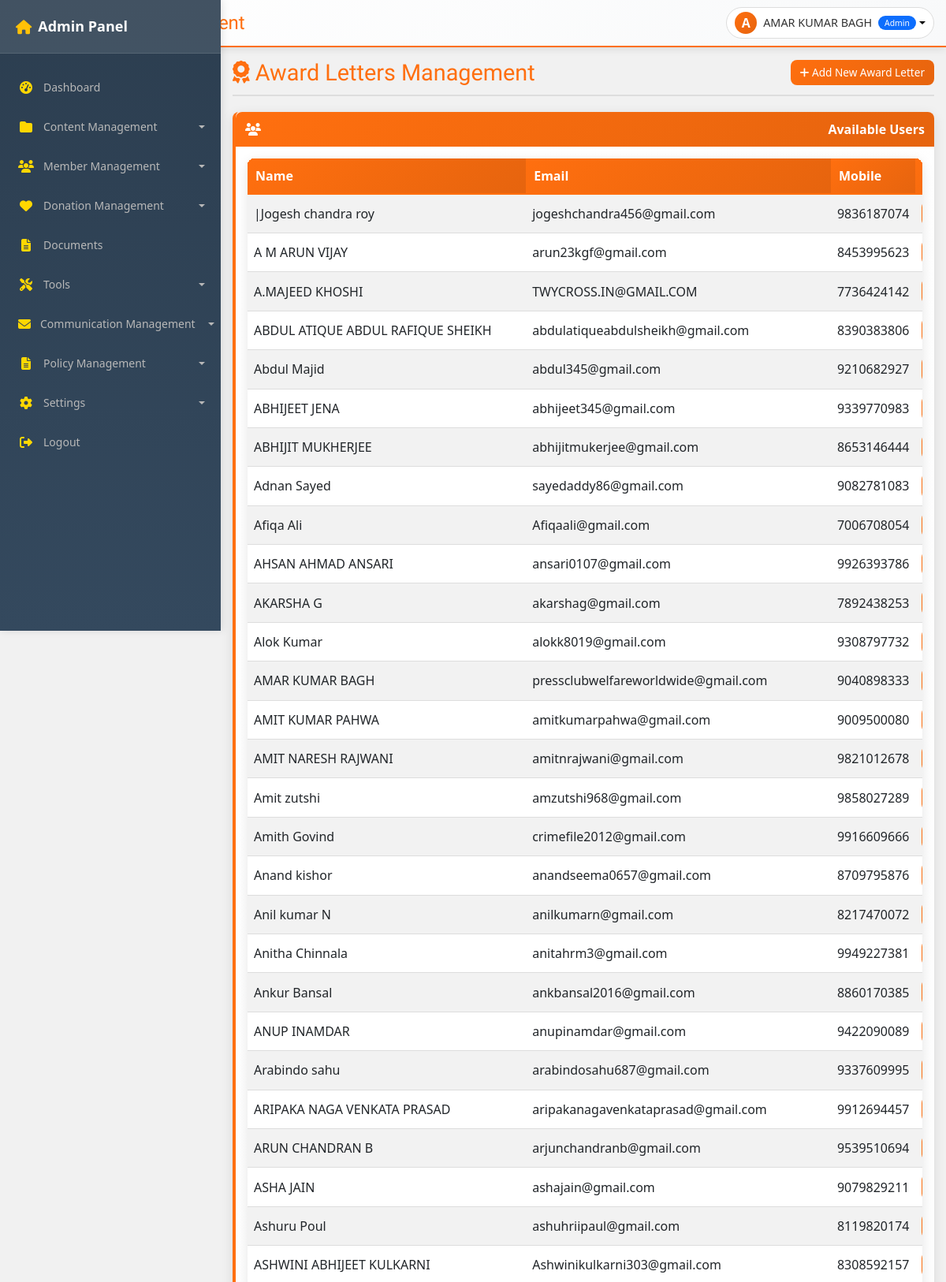
Page /admin/awards_letters.php (signed in, upper part) on the committed database.
### tables this page shows
CREATE TABLE `users` (
  `id` int(11) NOT NULL,
  `name` varchar(255) NOT NULL,
  `email` varchar(255) NOT NULL,
  `password` varchar(255) DEFAULT NULL,
  `mobile` varchar(15) NOT NULL,
  `gender` enum('Male','Female','Other') NOT NULL,
  `dob` date NOT NULL,
  `sdw_type` enum('S/O','D/O','W/O') NOT NULL,
  `sdw_name` varchar(255) NOT NULL,
  `profession` varchar(100) DEFAULT NULL,
  `designation` varchar(255) DEFAULT NULL,
  `blood_group` varchar(5) DEFAULT NULL,
  `aadhar` varchar(12) NOT NULL,
  `state` varchar(100) NOT NULL,
  `district` varchar(100) NOT NULL,
  `address` text NOT NULL,
  `pincode` varchar(6) NOT NULL,
  `membership_type` enum('active','gram_panchayat','block','tehsil','district','mandal','state','national') NOT NULL,
  `profile_image` varchar(255) DEFAULT NULL,
  `aadhar_front` varchar(255) DEFAULT NULL,
  `aadhar_back` varchar(255) DEFAULT NULL,
  `payment_id` varchar(100) DEFAULT NULL,
  `order_id` varchar(100) DEFAULT NULL,
  `payment_proof` varchar(255) DEFAULT NULL,
  `payment_method` enum('online','offline') DEFAULT NULL,
  `registration_id` varchar(20) DEFAULT NULL,
  `status` enum('pending','approved','rejected') DEFAULT 'pending',
  `valid_until` date DEFAULT NULL,
  `user_type` enum('member','coordinator','admin') DEFAULT 'member',
  `created_by` int(11) DEFAULT NULL,
  `created_at` timestamp NOT NULL DEFAULT current_timestamp(),
  `working_area` text DEFAULT NULL,
  `id_card_photo` varchar(255) DEFAULT NULL,
  `updated_at` datetime DEFAULT NULL,
  `valid_from` date DEFAULT NULL
);

### admin/awards_letters.php (the view, shortened to what this page needs)
<?php
$action = isset($_GET['action']) ? sanitizeInput($_GET['action']) : 'list';
$letter = [];
$active_awards = [];
$active_venues = [];
include 'includes/header.php';
?>
<?php include 'includes/sidebar.php'; ?>
<div class="admin-content">
    <?php include 'includes/topbar.php'; ?>
    <div class="main-content">
        <div class="page-header">
            <h1 class="page-title">
                <?php if ($action === 'add'): ?>
                    <i class="fas fa-plus"></i> Add New Award Letter
                <?php elseif ($action === 'edit'): ?>
                    <i class="fas fa-edit"></i> Edit Award Letter
                <?php else: ?>
                    <i class="fas fa-award"></i> Award Letters Management
                <?php endif; ?>
            </h1>
            <div class="page-actions">
                <?php if ($action === 'add' || $action === 'edit'): ?>
                    <a href="awards_letters.php" class="btn btn-secondary">
                        <i class="fas fa-arrow-left"></i> Back
                    </a>
                <?php else: ?>
                    <a href="awards_letters.php?action=add" class="btn btn-primary">
                        <i class="fas fa-plus"></i> Add New Award Letter
                    </a>
                <?php endif; ?>
            </div>
        </div>
        <?php if ($action === 'add' || $action === 'edit'): ?>
            <div class="admin-card">
                <div class="card-header">
                    <i class="fas fa-<?php echo $action === 'add' ? 'plus' : 'edit'; ?>"></i> <?php echo ($action === 'add') ? "Add New Award Letter" : "Edit Award Letter"; ?>
                </div>
                <div class="card-body">
                    <form method="post">
                        <input type="hidden" name="action" value="<?php echo $action; ?>">
                        <input type="hidden" name="csrf_token" value="<?php echo generateCSRF(); ?>">
                        <?php if ($action === 'edit'): ?>
                            <input type="hidden" name="letter_id" value="<?php echo $letter['id']; ?>">
                        <?php endif; ?>
                        <div class="row mb-3">
                            <div class="col-md-6">
                                <label for="user_id" class="form-label">Select User <span class="text-danger">*</span></label>
                                <?php if ($action === 'edit'): ?>
                                    <input type="hidden" name="user_id" value="<?php echo $letter['user_id']; ?>">
                                    <input type="text" class="form-control" disabled value="<?php echo htmlspecialchars($letter['user_name'] ?? ''); ?>">
                                <?php else: ?>
                                    <select class="form-select" id="user_id" name="user_id" required>
                                        <option value="">-- Select User --</option>
                                        <?php
                                        try {
                                            $userStmt = $db->query("SELECT id, name FROM users WHERE status = 'approved' ORDER BY name");
                                            $users = $userStmt->fetchAll(PDO::FETCH_ASSOC);
                                            foreach ($users as $user) {
                                                $selected = (isset($letter['user_id']) && $letter['user_id'] == $user['id']) ? 'selected' : '';
                                                echo "<option value='{$user['id']}' $selected>" . htmlspecialchars($user['name']) . "</option>";
                                            }
                                        } catch (Exception $e) {
                                            echo "<option value=''>Error loading users</option>";
                                        }
                                        ?>
                                    </select>
                                <?php endif; ?>
                            </div>
                            <div class="col-md-6">
                                <label for="recipient_name" class="form-label">Recipient Name <span class="text-danger">*</span></label>
                                <input type="text" class="form-control" id="recipient_name" name="recipient_name" required
                                       value="<?php echo htmlspecialchars($letter['recipient_name'] ?? ''); ?>">
                            </div>
                        </div>
                        <div class="row mb-3">
                            <div class="col-md-12">
                                <label for="recipient_address" class="form-label">Recipient Address <span class="text-danger">*</span></label>
                                <textarea class="form-control" id="recipient_address" name="recipient_address" required rows="3" placeholder="Enter full address for the letterhead"><?php echo htmlspecialchars($letter['recipient_address'] ?? ''); ?></textarea>
                            </div>
                        </div>
                        <div class="row mb-3">
                            <div class="col-md-6">
                                <label for="award_title" class="form-label">Award Title <span class="text-danger">*</span></label>
                                <select class="form-select" id="award_title" name="award_title" required>
                                    <option value="">-- Select Award Title --</option>
                                    <?php foreach ($active_awards as $award): ?>
                                        <option value="<?php echo htmlspecialchars($award['award_name']); ?>"
                                            <?php echo (isset($letter['award_title']) && strcasecmp($letter['award_title'], $award['award_name']) == 0) ? 'selected' : ''; ?>>
                                            <?php echo htmlspecialchars($award['award_name']); ?>
                                        </option>
                                    <?php endforeach; ?>
                                </select>
                            </div>
                            <div class="col-md-6">
                                <label for="field_of_contribution" class="form-label">Field of Contribution <span class="text-danger">*</span></label>
                                <input type="text" class="form-control" id="field_of_contribution" name="field_of_contribution" required
                                       value="<?php echo htmlspecialchars($letter['field_of_contribution'] ?? ''); ?>" placeholder="e.g., Social Work, Education, etc.">
                            </div>
                        </div>
                        <div class="row mb-3">
                            <div class="col-md-4">
                                <label for="issue_date" class="form-label">Letter Issue Date <span class="text-danger">*</span></label>
                                <input type="date" class="form-control" id="issue_date" name="issue_date" required
                                       value="<?php echo htmlspecialchars($letter['issue_date'] ?? ''); ?>">
                            </div>
                            <div class="col-md-4">
                                <label for="ceremony_date" class="form-label">Ceremony Date <span class="text-danger">*</span></label>
                                <input type="date" class="form-control" id="ceremony_date" name="ceremony_date" required
                                       value="<?php echo htmlspecialchars($letter['ceremony_date'] ?? ''); ?>">
                            </div>
                            <div class="col-md-4">
                                <label for="ceremony_location" class="form-label">Ceremony Location <span class="text-danger">*</span></label>
                                <select class="form-select" id="ceremony_location" name="ceremony_location" required>
                                    <option value="">-- Select Venue --</option>
                                    <?php foreach ($active_venues as $venue): ?>
                                        <option value="<?php echo htmlspecialchars($venue['venue_name']); ?>"
                                            <?php echo (isset($letter['ceremony_location']) && $letter['ceremony_location'] == $venue['venue_name']) ? 'selected' : ''; ?>>
                                            <?php echo htmlspecialchars($venue['venue_name']); ?>
                                        </option>
                                    <?php endforeach; ?>
                                </select>
                            </div>
                        </div>
                        <div class="row mb-3">
                            <div class="col-md-6">
                                <label for="status" class="form-label">Status <span class="text-danger">*</span></label>
                                <select class="form-select" id="status" name="status" required>
                                    <option value="active" <?php echo (isset($letter['status']) && $letter['status'] == 'active') ? 'selected' : ''; ?>>Active</option>
                                    <option value="inactive" <?php echo (isset($letter['status']) && $letter['status'] == 'inactive') ? 'selected' : ''; ?>>Inactive</option>
                                </select>
                            </div>
                        </div>
                        <div class="mt-4">
                            <button type="submit" class="btn btn-primary">
                                <i class="fas fa-save"></i> <?php echo ($action === 'add') ? "Create Award Letter" : "Update Letter"; ?>
                            </button>
                            <a href="awards_letters.php" class="btn btn-secondary">
                                <i class="fas fa-times"></i> Cancel
                            </a>
                        </div>
                    </form>
                </div>
            </div>
        <?php else: ?>
            <div class="admin-card mb-4">
                <div class="card-header">
                    <i class="fas fa-users"></i> Available Users
                </div>
                <div class="card-body">
                    <div class="table-responsive">
                        <table class="table table-striped table-hover">
                            <thead>
                                <tr>
                                    <th>Name</th>
                                    <th>Email</th>
                                    <th>Mobile</th>
                                    <th>Actions</th>
                                </tr>
                            </thead>
                            <tbody>
                                <?php
                                try {
                                    $userStmt = $db->query("SELECT id, name, email, mobile FROM users WHERE status = 'approved' ORDER BY name");
                                    $users = $userStmt->fetchAll(PDO::FETCH_ASSOC);
                                    foreach ($users as $user):
                                ?>
                                        <tr>
                                            <td><?php echo htmlspecialchars($user['name']); ?></td>
                                            <td><?php echo htmlspecialchars($user['email'] ?? '-'); ?></td>
                                            <td><?php echo htmlspecialchars($user['mobile']); ?></td>
                                            <td>
                                            </td>
                                        </tr>
                                <?php
                                    endforeach;
                                } catch (Exception $e) {
                                }
                                ?>
                            </tbody>
                        </table>
                    </div>
                </div>
            </div>
        <?php endif; ?>
    </div>
</div>
<?php include 'includes/footer.php'; ?>

### rows in the picture
users: name "|Jogesh chandra roy", email "jogeshchandra456@gmail.com", mobile "9836187074"
users: name "A M ARUN VIJAY", email "arun23kgf@gmail.com", mobile "8453995623"
users: name "A.MAJEED KHOSHI", email "TWYCROSS.IN@GMAIL.COM", mobile "7736424142"
users: name "ABDUL ATIQUE ABDUL RAFIQUE SHEIKH", email "abdulatiqueabdulsheikh@gmail.com", mobile "8390383806"
users: name "Abdul Majid", email "abdul345@gmail.com", mobile "9210682927"
users: name "ABHIJEET JENA", email "abhijeet345@gmail.com", mobile "9339770983"
users: name "ABHIJIT MUKHERJEE", email "abhijitmukerjee@gmail.com", mobile "8653146444"
users: name "Adnan Sayed", email "sayedaddy86@gmail.com", mobile "9082781083"
users: name "Afiqa Ali", email "Afiqaali@gmail.com", mobile "7006708054"
users: name "AHSAN AHMAD ANSARI", email "ansari0107@gmail.com", mobile "9926393786"
users: name "AKARSHA G", email "akarshag@gmail.com", mobile "7892438253"
users: name "Alok Kumar", email "alokk8019@gmail.com", mobile "9308797732"
users: name "AMAR KUMAR BAGH", email "pressclubwelfareworldwide@gmail.com", mobile "9040898333"
users: name "AMIT KUMAR PAHWA", email "amitkumarpahwa@gmail.com", mobile "9009500080"
users: name "AMIT NARESH RAJWANI", email "amitnrajwani@gmail.com", mobile "9821012678"
users: name "Amit zutshi", email "amzutshi968@gmail.com", mobile "9858027289"
users: name "Amith Govind", email "crimefile2012@gmail.com", mobile "9916609666"
users: name "Anand kishor", email "anandseema0657@gmail.com", mobile "8709795876"
users: name "Anil kumar N", email "anilkumarn@gmail.com", mobile "8217470072"
users: name "Anitha Chinnala", email "anitahrm3@gmail.com", mobile "9949227381"
users: name "Ankur Bansal", email "ankbansal2016@gmail.com", mobile "8860170385"
users: name "ANUP INAMDAR", email "anupinamdar@gmail.com", mobile "9422090089"
users: name "Arabindo sahu", email "arabindosahu687@gmail.com", mobile "9337609995"
users: name "ARIPAKA NAGA VENKATA PRASAD", email "aripakanagavenkataprasad@gmail.com", mobile "9912694457"
users: name "ARUN CHANDRAN B", email "arjunchandranb@gmail.com", mobile "9539510694"
users: name "ASHA JAIN", email "ashajain@gmail.com", mobile "9079829211"
users: name "Ashuru Poul", email "ashuhriipaul@gmail.com", mobile "8119820174"
users: name "ASHWINI ABHIJEET KULKARNI", email "Ashwinikulkarni303@gmail.com", mobile "8308592157"

### other values in the picture
$pageTitle "Award Letters Management"
substr($_SESSION['user_name'], 0, 1) "A"
$_SESSION['user_name'] "AMAR KUMAR BAGH"
$_SESSION['user_type'] "Admin"
